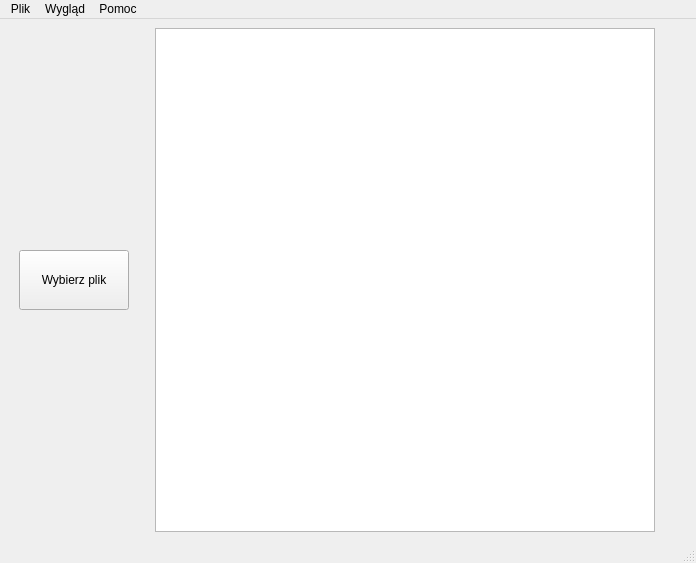
<?xml version="1.0" encoding="UTF-8"?>
<ui version="4.0">
 <class>ExifGUI</class>
 <widget class="QMainWindow" name="ExifGUI">
  <property name="geometry">
   <rect>
    <x>0</x>
    <y>0</y>
    <width>696</width>
    <height>563</height>
   </rect>
  </property>
  <property name="windowTitle">
   <string>ExifGUI</string>
  </property>
  <property name="windowIcon">
   <iconset>
    <normaloff>icon/icons8-odata-100.png</normaloff>icon/icons8-odata-100.png</iconset>
  </property>
  <widget class="QWidget" name="centralwidget">
   <layout class="QGridLayout" name="gridLayout">
    <item row="0" column="0">
     <layout class="QHBoxLayout" name="horizontalLayout">
      <item>
       <spacer name="horizontalSpacer_3">
        <property name="orientation">
         <enum>Qt::Horizontal</enum>
        </property>
        <property name="sizeType">
         <enum>QSizePolicy::MinimumExpanding</enum>
        </property>
        <property name="sizeHint" stdset="0">
         <size>
          <width>10</width>
          <height>20</height>
         </size>
        </property>
       </spacer>
      </item>
      <item>
       <layout class="QVBoxLayout" name="verticalLayout">
        <item>
         <widget class="QPushButton" name="butt_metadata">
          <property name="minimumSize">
           <size>
            <width>110</width>
            <height>40</height>
           </size>
          </property>
          <property name="maximumSize">
           <size>
            <width>120</width>
            <height>60</height>
           </size>
          </property>
          <property name="text">
           <string>Wybierz plik</string>
          </property>
         </widget>
        </item>
       </layout>
      </item>
      <item>
       <spacer name="horizontalSpacer">
        <property name="orientation">
         <enum>Qt::Horizontal</enum>
        </property>
        <property name="sizeType">
         <enum>QSizePolicy::Fixed</enum>
        </property>
        <property name="sizeHint" stdset="0">
         <size>
          <width>20</width>
          <height>20</height>
         </size>
        </property>
       </spacer>
      </item>
      <item>
       <widget class="QTableWidget" name="table">
        <property name="minimumSize">
         <size>
          <width>500</width>
          <height>500</height>
         </size>
        </property>
        <property name="maximumSize">
         <size>
          <width>800</width>
          <height>700</height>
         </size>
        </property>
       </widget>
      </item>
     </layout>
    </item>
    <item row="0" column="1">
     <spacer name="horizontalSpacer_2">
      <property name="orientation">
       <enum>Qt::Horizontal</enum>
      </property>
      <property name="sizeType">
       <enum>QSizePolicy::MinimumExpanding</enum>
      </property>
      <property name="sizeHint" stdset="0">
       <size>
        <width>10</width>
        <height>20</height>
       </size>
      </property>
     </spacer>
    </item>
   </layout>
  </widget>
  <widget class="QMenuBar" name="menubar">
   <property name="geometry">
    <rect>
     <x>0</x>
     <y>0</y>
     <width>696</width>
     <height>22</height>
    </rect>
   </property>
   <widget class="QMenu" name="menu_help">
    <property name="title">
     <string>Pomoc</string>
    </property>
    <addaction name="action_help_extensions"/>
    <addaction name="action_help_about"/>
   </widget>
   <widget class="QMenu" name="menu_theme">
    <property name="title">
     <string>Wygląd</string>
    </property>
    <widget class="QMenu" name="menu_theme_table">
     <property name="title">
      <string>Tabela</string>
     </property>
     <addaction name="action_theme_table_choose_font_color"/>
     <addaction name="separator"/>
     <addaction name="action_theme_table_font_hacker_green"/>
     <addaction name="action_theme_table_font_white"/>
    </widget>
    <addaction name="menu_theme_table"/>
   </widget>
   <widget class="QMenu" name="menuPlik">
    <property name="title">
     <string>Plik</string>
    </property>
    <addaction name="action_file_choose_file"/>
   </widget>
   <addaction name="menuPlik"/>
   <addaction name="menu_theme"/>
   <addaction name="menu_help"/>
  </widget>
  <widget class="QStatusBar" name="statusbar"/>
  <action name="actionInformacje">
   <property name="text">
    <string>Informacje</string>
   </property>
  </action>
  <action name="action_help_about">
   <property name="text">
    <string>O programie</string>
   </property>
  </action>
  <action name="action_theme">
   <property name="text">
    <string>Motyw</string>
   </property>
  </action>
  <action name="action_theme_font_color">
   <property name="text">
    <string>Kolor czcionki</string>
   </property>
  </action>
  <action name="action_file_choose_file">
   <property name="text">
    <string>Wybierz plik</string>
   </property>
  </action>
  <action name="action_help_extensions">
   <property name="text">
    <string>Obsługiwane rozszerzenia</string>
   </property>
  </action>
  <action name="actionk">
   <property name="text">
    <string>k</string>
   </property>
  </action>
  <action name="action_theme_table_choose_font_color">
   <property name="text">
    <string>Wybierz kolor</string>
   </property>
  </action>
  <action name="action_theme_table_font_hacker_green">
   <property name="text">
    <string>Hakerski zielony</string>
   </property>
  </action>
  <action name="action_theme_table_font_white">
   <property name="text">
    <string>Biały</string>
   </property>
  </action>
 </widget>
 <resources/>
 <connections/>
</ui>
